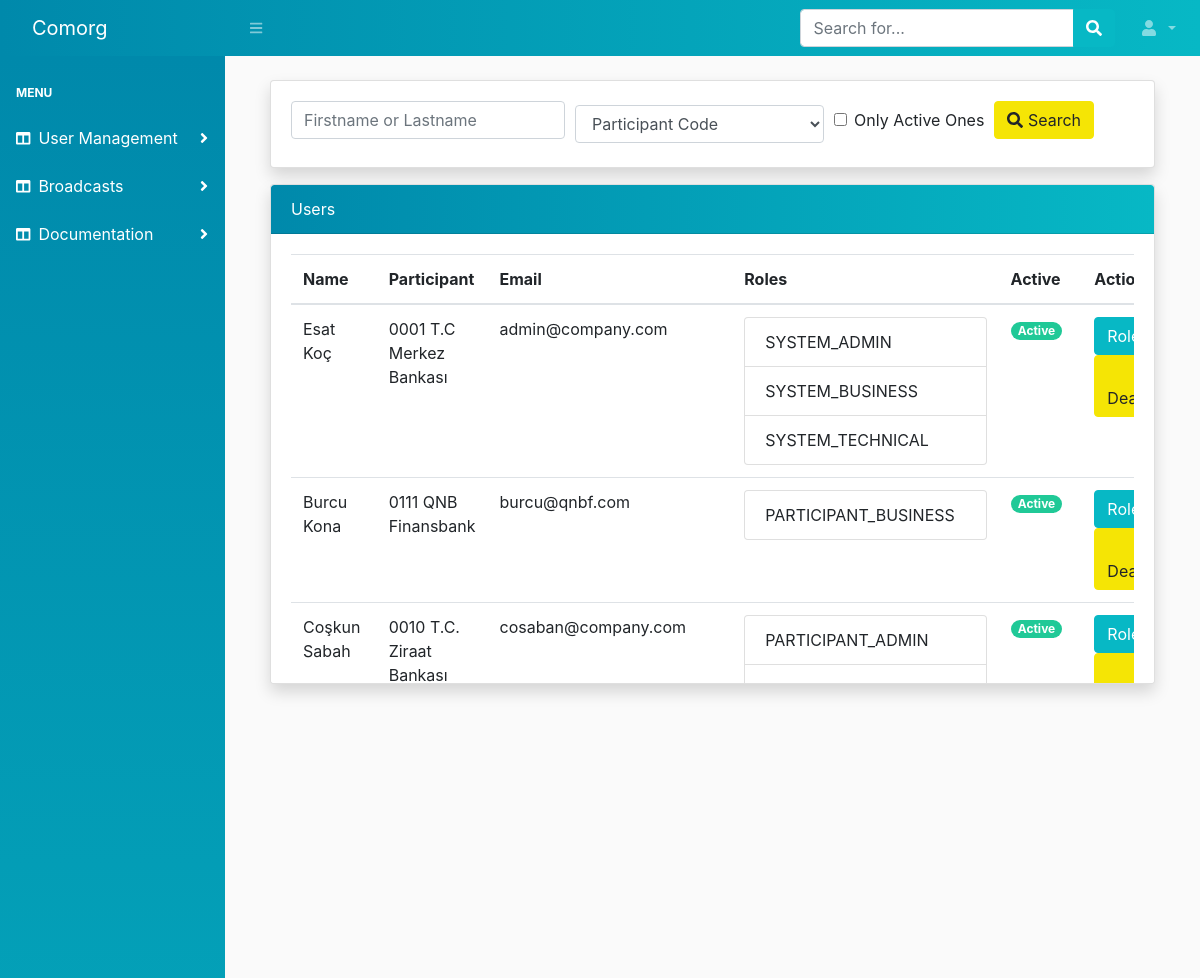
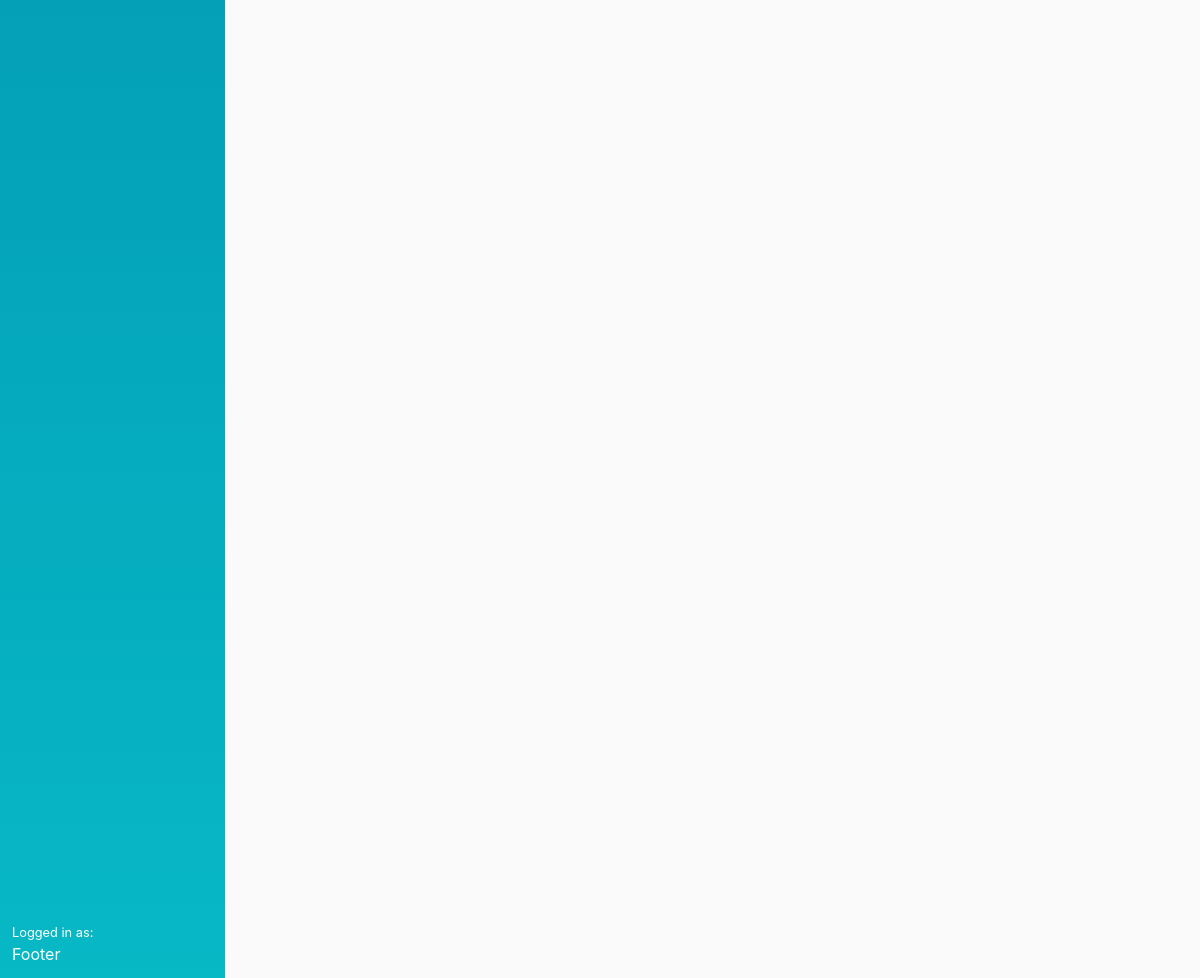
Screenshot of /accounts/ with the database file from the repository (2 pictures, top to bottom).
### account/models.py (models this page shows, shortened)
class User(AbstractUser):
    username = None
    email = models.EmailField(_('email address'), unique=True)
    participant = models.ForeignKey(
        Participant,
        on_delete=models.CASCADE,
        related_name='users')
    is_staff = models.BooleanField(default=False)
    is_active = models.BooleanField(default=True)
    USERNAME_FIELD = 'email'
    REQUIRED_FIELDS = ['participant']
    objects = UserManager()
    class Meta:
        permissions = [
            ('can_activate_user', 'Can activate user'),
            ('can_assing_role', 'Can assing role'),
        ]
    def get_group_names(self):
        return list(self.groups.values_list('name', flat=True))

class Participant(models.Model):
    name = models.CharField(max_length=140)
    code = models.CharField(max_length=4, unique=True, validators=[participant_code_not_zero])
    created = models.DateTimeField(auto_now_add=True)
    class Meta:
        db_table = 'participants'
        ordering = ('code', )
    def __str__(self):
        return f'{self.code} {self.name}'

### account/views.py (the view)
# urls.py: path('', views.account_list, name='account_list'),
def account_list(request):
    participant_code = request.GET.get('participant_code')
    name = request.GET.get('name')
    active = request.GET.get('active')
    users = User.objects.select_related('participant').all()
    roles = Group.objects.values_list('name', flat=True)
    participants = Participant.objects.all()
    if participant_code:
        participant = get_object_or_404(Participant, code=participant_code)
        users = users.filter(participant=participant)
    if active == 'selected':
        users = users.filter(is_active=True)
    if name:
        users = users.filter(
            Q(first_name__icontains=name) | Q(last_name__icontains=name)
        )
    return render(request, 'account/users/list.html', {
        'users': users,
        'roles': roles,
        'participants': participants
    })

### account/templates/account/users/list.html (shortened to what this page needs)
{% extends 'core/base.html' %}
{% block content %}
<div class="container-fluid mb-3">
    <div class="col-md-12">
        <div class="card shadow scroll">
            <div class="card-body">
                <form method="GET">
                    <div class="form-row align-items-center">
                        <div class="col-auto">
                            <input type="text" name="name" class="form-control mb-2" id="inlineFormInput" placeholder="Firstname or Lastname">
                        </div>
                        <div class="col-auto">
                            <select class="form-control" name="participant_code" id="inlineFormInputGroup">
                                <option value="">Participant Code</option>
                            </select>
                        </div>
                        <div class="col-auto">
                            <div class="form-check mb-2">
                                <input class="form-check-input" value="selected" type="checkbox" id="autoSizingCheck" name="active">
                                <label class="form-check-label" for="autoSizingCheck">
                                Only Active Ones
                                </label>
                            </div>
                        </div>
                        <div class="col-auto">
                            <button type="submit" class="btn btn-warning mb-2"><i class="fas fa-search"></i> Search </button>
                        </div>
                    </div>
                </form>
            </div>
        </div>
    </div>
</div>
<div class="container-fluid">
    <div class="col-md-12">
        <div class="card shadow scroll">
            <div class="card-header bg-dark-custom">Users</div>
            <div class="card-body">
                <div class="table table-responsive">
                    <table class="table table-hover table-responsive">
                        <thead>
                            <tr>
                                <th>Name</th>
                                <th>Participant</th>
                                <th>Email</th>
                                <th>Roles</th>
                                <th>Active</th>
                                <th>Actions</th>
                            </tr>
                        </thead>
                        <tbody>
                            {% for u in users %}
                                <tr>
                                    <td>{{ u.first_name }} {{ u.last_name }}</td>
                                    <td>{{ u.participant }}</td>
                                    <td>{{ u.email }}</td>
                                    <td>
                                        <ul class="list-group">
                                            {% for user_role in u.get_group_names %}
                                                <li class="list-group-item">
                                                    {{ user_role }}
                                                </li>
                                            {% endfor %}
                                        </ul>
                                    <td>
                                        {% if u.is_active %}
                                            <span class="badge badge-pill badge-success">Active</span>
                                        {% else %}
                                            <span class="badge badge-pill badge-secondary">Passive</span>
                                        {% endif %}
                                    </td>
                                    <td>
                                        <button href="" class="btn btn btn-primary" type="button" data-toggle="modal"
                                        data-target="#roleSelectModal{{ u.id }}">Roles</button>
                                        {% if u.is_active %}
                                            <a href="{% url 'account:deactivate_user' u.id %}"
                                                class="btn btn-warning"
                                                type="button" data-toggle="tooltip"
                                                data-placement="left" title="Deactivate">
                                                 Deactivate
                                            </a>
                                        {% endif %}
                                    </td>
                                </tr>
                            {% endfor %}
                        </tbody>
                    </table>
                </div>
            </div>
        </div>
    </div>
</div>
{% endblock %}

### core/static/core/css/custom.css (style rules this page uses)
body { background-color: #fafafa; font-family: -apple-system, BlinkMacSystemFont, 'Segoe UI', Roboto, Oxygen, Ubuntu, Cantarell, 'Open Sans', 'Helvetica Neue', sans-serif; }
.bg-dark-custom { background-image: linear-gradient(to left, var(--blue), var(--cyan)); color:white; }
.scroll { max-height: 500px; overflow-y: auto; }

### rows the page displays
User: first_name "Esat", last_name "Koç", participant "0001 T.C Merkez Bankası", email "admin@company.com", is_active "Active"
User: first_name "Burcu", last_name "Kona", participant "0111 QNB Finansbank", email "burcu@qnbf.com", is_active "Active"
User: first_name "Coşkun", last_name "Sabah", participant "0010 T.C. Ziraat Bankası", email "cosaban@company.com", is_active "Active"

### other values shown
{{ user_role }} "SYSTEM_ADMIN"
{{ user_role }} "SYSTEM_BUSINESS"
{{ user_role }} "SYSTEM_TECHNICAL"
{{ user_role }} "PARTICIPANT_BUSINESS"
{{ user_role }} "PARTICIPANT_ADMIN"
